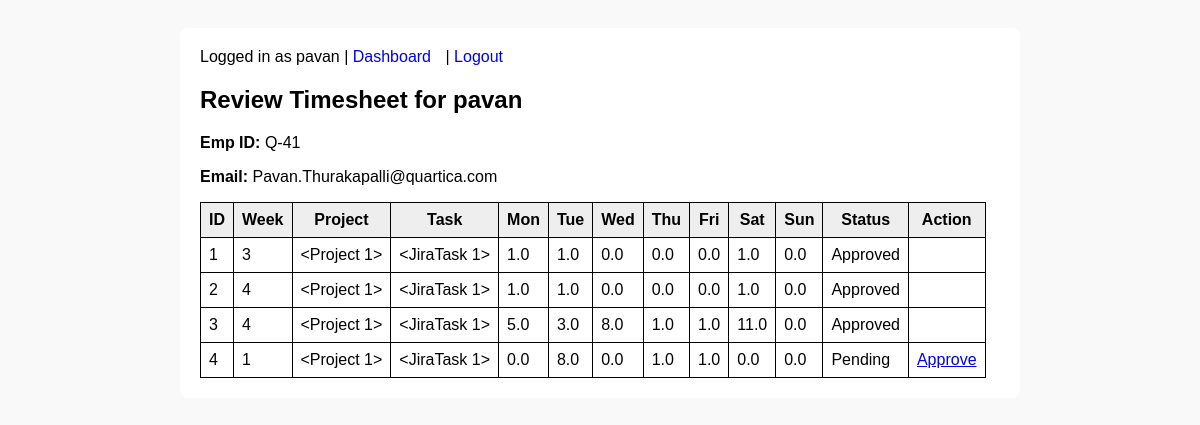
/review/1 (signed in), run on the app's committed database.
### app/models.py (models this page shows, shortened)
class User(db.Model, UserMixin):
    id = db.Column(db.Integer, primary_key=True)
    name = db.Column(db.String(100), nullable=False)
    emp_id = db.Column(db.String(50), unique=True, nullable=False)
    email = db.Column(db.String(150), unique=True, nullable=False)
    password = db.Column(db.String(200), nullable=False)
    role = db.Column(db.String(20), default='employee')

class Timesheet(db.Model):
    id = db.Column(db.Integer, primary_key=True)
    user_id = db.Column(db.Integer, db.ForeignKey('user.id'))
    week_number = db.Column(db.Integer)
    project_id = db.Column(db.Integer, db.ForeignKey('project.id'))
    project = db.relationship('Project', backref='timesheets')
    jira_task_id = db.Column(db.Integer, db.ForeignKey('jira_task.id'))
    jira_task = db.relationship('JiraTask', backref='timesheets')
    mon = db.Column(db.Float)
    tue = db.Column(db.Float)
    wed = db.Column(db.Float)
    thu = db.Column(db.Float)
    fri = db.Column(db.Float)
    sat = db.Column(db.Float)
    sun = db.Column(db.Float)
    status = db.Column(db.String(20), default='Pending')

### app/routes.py (the view)
@bp.route('/review/<int:user_id>')
@login_required
def review_timesheet(user_id):
    if current_user.role not in ['manager', 'admin']:
        flash('Access denied.', 'danger')
        return redirect(url_for('routes.dashboard'))
    user = User.query.get_or_404(user_id)
    timesheets = Timesheet.query.filter_by(user_id=user.id).all()
    return render_template('review_timesheet.html', user=user, timesheets=timesheets)

### app/models.py (called while the page is built)
@login_manager.user_loader
def load_user(user_id):
    return User.query.get(int(user_id))

### app/templates/review_timesheet.html (shortened to what this page needs)
{% extends 'base.html' %}
{% block content %}
<h2>Review Timesheet for {{ user.name }}</h2>
<p><strong>Emp ID:</strong> {{ user.emp_id }}</p>
<p><strong>Email:</strong> {{ user.email }}</p>
<table>
<tr>
    <th>ID</th><th>Week</th><th>Project</th><th>Task</th>
    <th>Mon</th><th>Tue</th><th>Wed</th><th>Thu</th><th>Fri</th><th>Sat</th><th>Sun</th><th>Status</th><th>Action</th>
</tr>
{% for t in timesheets %}
<tr>
    <td>{{ t.id }}</td><td>{{ t.week_number }}</td><td>{{ t.project }}</td><td>{{ t.jira_task }}</td>
    <td>{{ t.mon }}</td><td>{{ t.tue }}</td><td>{{ t.wed }}</td>
    <td>{{ t.thu }}</td><td>{{ t.fri }}</td><td>{{ t.sat }}</td><td>{{ t.sun }}</td>
    <td>{{ t.status }}</td>
    <td>{% if t.status != 'Approved' %}<a href="{{ url_for('routes.approve', timesheet_id=t.id) }}">Approve</a>{% endif %}</td>
</tr>
{% endfor %}
</table>
{% endblock %}

### app/templates/base.html (shortened to what this page needs)
<!DOCTYPE html>
<html lang="en">
<head>
</head>
<body>
<div class="container">
    <div class="nav">
        {% if current_user.is_authenticated %}
            Logged in as {{ current_user.name }} | <a href="{{ url_for('routes.dashboard') }}">Dashboard</a>
            | <a href="{{ url_for('routes.logout') }}">Logout</a>
        {% endif %}
    </div>
    {% block content %}{% endblock %}
</div>
</body>
</html>

### app/templates/base.html (style rules this page uses)
body { font-family: Arial, sans-serif; background-color: #f9f9f9; padding: 20px; }
.container { max-width: 800px; margin: auto; background: white; padding: 20px; border-radius: 8px; }
.nav { margin-bottom: 20px; }
.nav a { margin-right: 10px; text-decoration: none; }
table, th, td { border: 1px solid black; border-collapse: collapse; padding: 8px; }
th { background-color: #eee; }

### data on the page
User: name "pavan"
User: name "pavan", emp_id "Q-41", email "Pavan.Thurakapalli@quartica.com"
Timesheet: id "1", week_number "3", project "<Project 1>", jira_task "<JiraTask 1>", mon "1.0", tue "1.0", wed "0.0", thu "0.0", fri "0.0", sat "1.0", sun "0.0", status "Approved"
Timesheet: id "2", week_number "4", project "<Project 1>", jira_task "<JiraTask 1>", mon "1.0", tue "1.0", wed "0.0", thu "0.0", fri "0.0", sat "1.0", sun "0.0", status "Approved"
Timesheet: id "3", week_number "4", project "<Project 1>", jira_task "<JiraTask 1>", mon "5.0", tue "3.0", wed "8.0", thu "1.0", fri "1.0", sat "11.0", sun "0.0", status "Approved"
Timesheet: id "4", week_number "1", project "<Project 1>", jira_task "<JiraTask 1>", mon "0.0", tue "8.0", wed "0.0", thu "1.0", fri "1.0", sat "0.0", sun "0.0", status "Pending"
